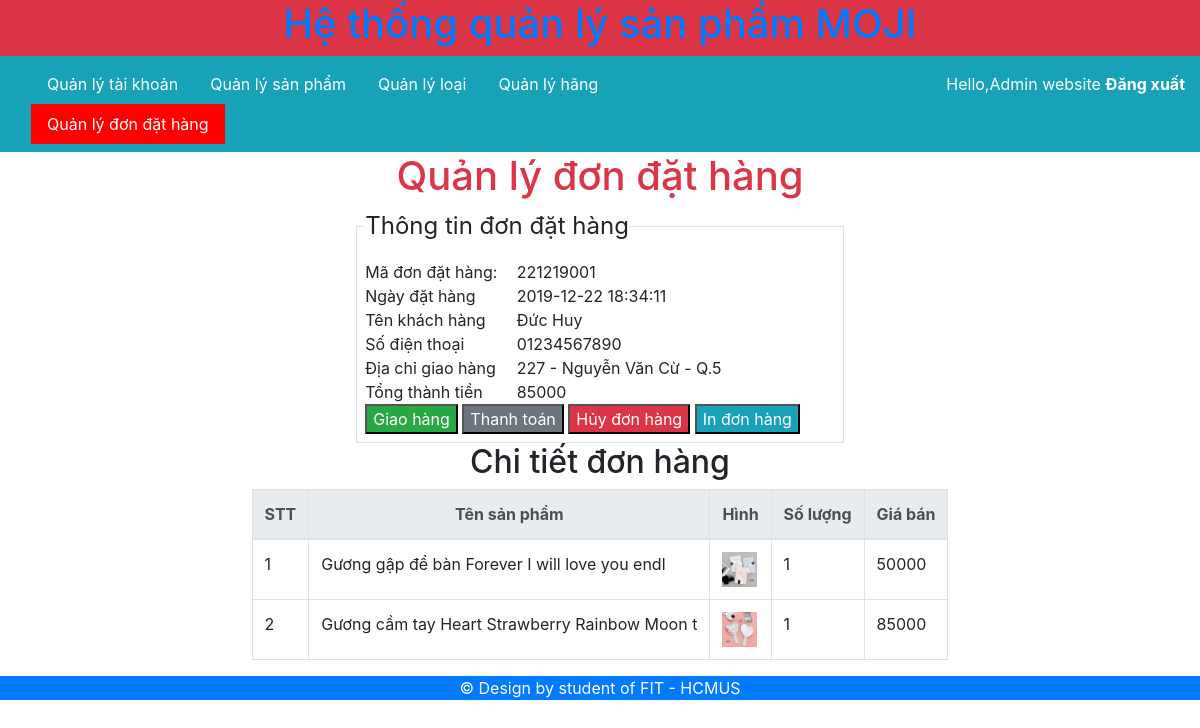
The page /Source/admin/index.php?c=5&a=2&id=221219001 (signed in) on the database its author committed.
### tables this page shows
CREATE TABLE `dondathang` (
  `MaDonDatHang` varchar(9) NOT NULL,
  `NgayLap` datetime DEFAULT NULL,
  `TongThanhTien` int(11) DEFAULT NULL,
  `MaTaiKhoan` int(11) NOT NULL,
  `MaTinhTrang` int(11) NOT NULL
);

CREATE TABLE `taikhoan` (
  `MaTaiKhoan` int(11) NOT NULL,
  `TenDangNhap` varchar(20) DEFAULT NULL,
  `MatKhau` varchar(20) DEFAULT NULL,
  `TenHienThi` varchar(64) DEFAULT NULL,
  `DiaChi` varchar(256) DEFAULT NULL,
  `DienThoai` varchar(11) DEFAULT NULL,
  `Email` varchar(30) DEFAULT NULL,
  `BiXoa` tinyint(1) DEFAULT 0,
  `MaLoaiTaiKhoan` int(11) NOT NULL
);

CREATE TABLE `chitietdondathang` (
  `MaChiTietDonDatHang` varchar(11) NOT NULL,
  `SoLuong` int(11) DEFAULT NULL,
  `GiaBan` int(11) DEFAULT NULL,
  `MaDonDatHang` varchar(9) NOT NULL,
  `MaSanPham` int(11) NOT NULL
);

CREATE TABLE `sanpham` (
  `MaSanPham` int(11) NOT NULL,
  `TenSanPham` varchar(45) DEFAULT NULL,
  `HinhURL` varchar(45) DEFAULT NULL,
  `GiaSanPham` int(11) DEFAULT NULL,
  `NgayNhap` datetime DEFAULT NULL,
  `SoLuongTon` int(11) DEFAULT NULL,
  `SoLuongBan` int(11) DEFAULT NULL,
  `SoLuocXem` int(11) DEFAULT NULL,
  `MoTa` text DEFAULT NULL,
  `BiXoa` tinyint(1) DEFAULT 0,
  `MaChiTietLoaiSanPham` int(11) NOT NULL,
  `MaHangSanXuat` int(11) NOT NULL
);

### Source/lib/DataProvider.php (called while the page is built, shortened)
<?php
    class DataProvider
    {
        public static function ExecuteQuery($sql)
        {
            $connection = mysqli_connect('localhost','root','','moji')
            or die("Couldn't connect to Database");
            mysqli_query($connection,"set name 'utf8'");
            $result = mysqli_query($connection,$sql);
            return $result;
        }
    }
?>

### Source/admin/pages/qlDonDatHang/pChiTietDonDatHang.php (the view, shortened to what this page needs)
<?php
    $id = $_GET["id"];
    $sql = "SELECT d.MaDonDatHang, d.NgayLap, d.TongThanhTien, t.TenHienThi, t.DiaChi, t.DienThoai, tt.MaTinhTrang, tt.TenTinhTrang
    FROM dondathang d, taikhoan t, tinhtrang tt
    WHERE d.MaTaiKhoan = t.MaTaiKhoan and d.MaTinhTrang = tt.MaTinhTrang and d.MaDonDatHang = $id";
    $result = DataProvider::ExecuteQuery($sql);
    $row = mysqli_fetch_array($result);
?>
<div class="col-12">
<fieldset class="mx-auto border p-2 mx-auto col-5">
    <legend class="w-auto">Thông tin đơn đặt hàng</legend>
    <div class="row">
        <span class="col-4">Mã đơn đặt hàng:</span>
        <span><?php echo $row["MaDonDatHang"];?></span>
    </div>
    <div class="row">
        <span class="col-4">Ngày đặt hàng</span>
        <?php echo $row["NgayLap"];?>
    </div>
    <div class="row">
        <span class="col-4">Tên khách hàng</span>
        <?php echo $row["TenHienThi"];?>
    </div>
    <div class="row">
        <span class="col-4">Số điện thoại</span>
        <?php echo $row["DienThoai"];?>
    </div>
    <div class="row">
        <span class="col-4">Địa chỉ giao hàng</span>
        <?php echo $row["DiaChi"];?>
    </div>
    <div class="row">
        <span class="col-4">Tổng thành tiền</span>
        <?php echo $row["TongThanhTien"];?>
    </div>
    <a href="pages/qlDonDatHang/xlDonDatHang.php?a=2&id=<?php echo $id;?>" class="btnGiaoHang">
        <button class="bg-success text-white">Giao hàng</button>
    </a>
    <a href="pages/qlDonDatHang/xlDonDatHang.php?a=3&id=<?php  echo $id;?>" class="btnThanhToan">
        <button class="bg-secondary text-white">Thanh toán</button>
    </a>
    <a href="pages/qlDonDatHang/xlDonDatHang.php?a=4&id=<?php  echo $id;?>" class="btnHuy">
        <button class="bg-danger text-white">Hủy đơn hàng</button>
    </a>
        <button class="bg-info text-white" onclick="inDonHang()">In đơn hàng</button>
</fieldset>
<h2 class="text-center">Chi tiết đơn hàng</h2>
<table class="table table-bordered w-auto mx-auto">
        <thead class="thead-light text-center">
            <tr>
                <th scope="col">STT</th>
                <th scope="col">Tên sản phẩm</th>
                <th scope="col">Hình</th>
                <th scope="col">Số lượng</th>
                <th scope="col">Giá bán</th>
            </tr>
        </thead>
        <tbody>
        <?php
            $sql = "SELECT s.TenSanPham, s.HinhURL, c.SoLuong, c.GiaBan FROM chitietdondathang c, sanpham s
            WHERE c.MaSanPham = s.MaSanPham and c.MaDonDatHang = $id";
            $result = DataProvider::ExecuteQuery($sql);
            $i = 1;
            while($row = mysqli_fetch_array($result))
            {
                ?>
                    <tr>
                        <td><?php echo $i++;?></td>
                        <td><?php echo $row["TenSanPham"]; ?></td>
                        <td>
                            <img src="../images/<?php echo $row["HinhURL"];?>" height="35">
                        </td>
                        <td><?php echo $row["SoLuong"]; ?></td>
                        <td><?php echo $row["GiaBan"]; ?></td>
                    </tr>
            <?php
            }
        ?>
        </tbody>
</table>
</div>

### Source/admin/css/admin.css (style rules this page uses)
a { color: dodgerblue; }

### rows shown on the page
dondathang: MaDonDatHang "221219001", NgayLap "2019-12-22 18:34:11", MaTaiKhoan.TenHienThi "Đức Huy", MaTaiKhoan.DienThoai "01234567890", MaTaiKhoan.DiaChi "227 - Nguyễn Văn Cừ - Q.5", TongThanhTien "85000"
chitietdondathang: MaSanPham.TenSanPham "Gương gập để bàn Forever I will love you endl", MaSanPham.HinhURL (picture), SoLuong "1", GiaBan "50000"
chitietdondathang: MaSanPham.TenSanPham "Gương cầm tay Heart Strawberry Rainbow Moon t", MaSanPham.HinhURL (picture), SoLuong "1", GiaBan "85000"

### other values the page prints
$_SESSION["TenHienThi"] "Admin website"
